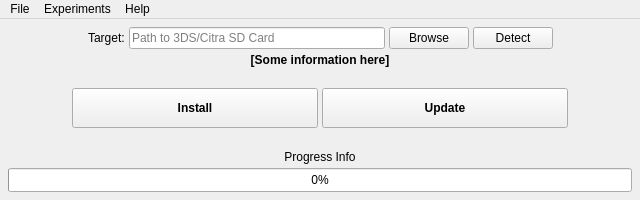
<?xml version="1.0" encoding="UTF-8"?>
<ui version="4.0">
 <class>MainWindow</class>
 <widget class="QMainWindow" name="MainWindow">
  <property name="geometry">
   <rect>
    <x>0</x>
    <y>0</y>
    <width>640</width>
    <height>200</height>
   </rect>
  </property>
  <property name="minimumSize">
   <size>
    <width>512</width>
    <height>200</height>
   </size>
  </property>
  <property name="maximumSize">
   <size>
    <width>720</width>
    <height>240</height>
   </size>
  </property>
  <property name="windowTitle">
   <string>CTGP-7 Installer</string>
  </property>
  <property name="windowIcon">
   <iconset resource="res/resources.qrc">
    <normaloff>:/images/window_icon.png</normaloff>:/images/window_icon.png</iconset>
  </property>
  <property name="iconSize">
   <size>
    <width>24</width>
    <height>24</height>
   </size>
  </property>
  <widget class="QWidget" name="centralwidget">
   <layout class="QVBoxLayout" name="verticalLayout">
    <property name="spacing">
     <number>4</number>
    </property>
    <property name="leftMargin">
     <number>8</number>
    </property>
    <property name="topMargin">
     <number>8</number>
    </property>
    <property name="rightMargin">
     <number>8</number>
    </property>
    <property name="bottomMargin">
     <number>8</number>
    </property>
    <item>
     <layout class="QHBoxLayout" name="horizontalLayout_2">
      <item>
       <spacer name="horizontalSpacer_4">
        <property name="orientation">
         <enum>Qt::Horizontal</enum>
        </property>
        <property name="sizeHint" stdset="0">
         <size>
          <width>40</width>
          <height>20</height>
         </size>
        </property>
       </spacer>
      </item>
      <item>
       <widget class="QLabel" name="label_3">
        <property name="text">
         <string>Target:</string>
        </property>
        <property name="textFormat">
         <enum>Qt::AutoText</enum>
        </property>
       </widget>
      </item>
      <item>
       <widget class="QLineEdit" name="sdRootText">
        <property name="minimumSize">
         <size>
          <width>256</width>
          <height>0</height>
         </size>
        </property>
        <property name="inputMask">
         <string/>
        </property>
        <property name="maxLength">
         <number>512</number>
        </property>
        <property name="frame">
         <bool>true</bool>
        </property>
        <property name="placeholderText">
         <string>Path to 3DS/Citra SD Card</string>
        </property>
        <property name="clearButtonEnabled">
         <bool>false</bool>
        </property>
       </widget>
      </item>
      <item>
       <widget class="QPushButton" name="sdBrowseButton">
        <property name="text">
         <string>Browse</string>
        </property>
       </widget>
      </item>
      <item>
       <widget class="QPushButton" name="sdDetectButton">
        <property name="text">
         <string>Detect</string>
        </property>
       </widget>
      </item>
      <item>
       <spacer name="horizontalSpacer_3">
        <property name="orientation">
         <enum>Qt::Horizontal</enum>
        </property>
        <property name="sizeType">
         <enum>QSizePolicy::Expanding</enum>
        </property>
        <property name="sizeHint" stdset="0">
         <size>
          <width>40</width>
          <height>20</height>
         </size>
        </property>
       </spacer>
      </item>
     </layout>
    </item>
    <item>
     <widget class="QLabel" name="miscInfoLabel">
      <property name="font">
       <font>
        <weight>75</weight>
        <bold>true</bold>
       </font>
      </property>
      <property name="text">
       <string>[Some information here]</string>
      </property>
      <property name="alignment">
       <set>Qt::AlignCenter</set>
      </property>
     </widget>
    </item>
    <item>
     <spacer name="verticalSpacer">
      <property name="orientation">
       <enum>Qt::Vertical</enum>
      </property>
      <property name="sizeHint" stdset="0">
       <size>
        <width>20</width>
        <height>40</height>
       </size>
      </property>
     </spacer>
    </item>
    <item>
     <layout class="QHBoxLayout" name="horizontalLayout_4">
      <property name="topMargin">
       <number>0</number>
      </property>
      <property name="bottomMargin">
       <number>0</number>
      </property>
      <item>
       <spacer name="horizontalSpacer_7">
        <property name="orientation">
         <enum>Qt::Horizontal</enum>
        </property>
        <property name="sizeType">
         <enum>QSizePolicy::Fixed</enum>
        </property>
        <property name="sizeHint" stdset="0">
         <size>
          <width>64</width>
          <height>20</height>
         </size>
        </property>
       </spacer>
      </item>
      <item>
       <widget class="QPushButton" name="installButton">
        <property name="minimumSize">
         <size>
          <width>0</width>
          <height>40</height>
         </size>
        </property>
        <property name="font">
         <font>
          <weight>75</weight>
          <bold>true</bold>
         </font>
        </property>
        <property name="text">
         <string>Install</string>
        </property>
       </widget>
      </item>
      <item>
       <widget class="QPushButton" name="updateButton">
        <property name="enabled">
         <bool>true</bool>
        </property>
        <property name="sizePolicy">
         <sizepolicy hsizetype="Minimum" vsizetype="Fixed">
          <horstretch>0</horstretch>
          <verstretch>0</verstretch>
         </sizepolicy>
        </property>
        <property name="minimumSize">
         <size>
          <width>0</width>
          <height>40</height>
         </size>
        </property>
        <property name="font">
         <font>
          <weight>75</weight>
          <bold>true</bold>
         </font>
        </property>
        <property name="text">
         <string>Update</string>
        </property>
       </widget>
      </item>
      <item>
       <spacer name="horizontalSpacer_8">
        <property name="orientation">
         <enum>Qt::Horizontal</enum>
        </property>
        <property name="sizeType">
         <enum>QSizePolicy::Fixed</enum>
        </property>
        <property name="sizeHint" stdset="0">
         <size>
          <width>64</width>
          <height>20</height>
         </size>
        </property>
       </spacer>
      </item>
     </layout>
    </item>
    <item>
     <spacer name="verticalSpacer_3">
      <property name="orientation">
       <enum>Qt::Vertical</enum>
      </property>
      <property name="sizeHint" stdset="0">
       <size>
        <width>20</width>
        <height>40</height>
       </size>
      </property>
     </spacer>
    </item>
    <item>
     <widget class="QLabel" name="progressInfoLabel">
      <property name="text">
       <string>Progress Info</string>
      </property>
      <property name="alignment">
       <set>Qt::AlignCenter</set>
      </property>
     </widget>
    </item>
    <item>
     <widget class="QProgressBar" name="progressBar">
      <property name="minimumSize">
       <size>
        <width>0</width>
        <height>24</height>
       </size>
      </property>
      <property name="value">
       <number>0</number>
      </property>
     </widget>
    </item>
   </layout>
  </widget>
  <widget class="QMenuBar" name="menuBar">
   <property name="geometry">
    <rect>
     <x>0</x>
     <y>0</y>
     <width>640</width>
     <height>27</height>
    </rect>
   </property>
   <widget class="QMenu" name="menuFile">
    <property name="title">
     <string>File</string>
    </property>
    <addaction name="actionInstallMod"/>
    <addaction name="actionUpdateMod"/>
    <addaction name="actionUninstall"/>
    <addaction name="separator"/>
    <addaction name="actionExit"/>
   </widget>
   <widget class="QMenu" name="menuExperimental">
    <property name="title">
     <string>Experiments</string>
    </property>
    <addaction name="actionShowChangelog"/>
    <addaction name="actionIntegChk"/>
   </widget>
   <widget class="QMenu" name="menuAbout">
    <property name="title">
     <string>Help</string>
    </property>
    <widget class="QMenu" name="menuGetHelp">
     <property name="title">
      <string>Get help...</string>
     </property>
     <addaction name="actionHelpDiscord"/>
     <addaction name="actionHelpGamebanana"/>
     <addaction name="actionHelpGitHub"/>
    </widget>
    <addaction name="actionAboutThisApp"/>
    <addaction name="actionAboutQt"/>
    <addaction name="separator"/>
    <addaction name="menuGetHelp"/>
   </widget>
   <addaction name="menuFile"/>
   <addaction name="menuExperimental"/>
   <addaction name="menuAbout"/>
  </widget>
  <action name="actionExit">
   <property name="text">
    <string>Quit</string>
   </property>
  </action>
  <action name="actionIntegChk">
   <property name="text">
    <string>Integrity Check</string>
   </property>
  </action>
  <action name="actionInstallMod">
   <property name="text">
    <string>Install</string>
   </property>
  </action>
  <action name="actionUpdateMod">
   <property name="text">
    <string>Update</string>
   </property>
  </action>
  <action name="actionAboutThisApp">
   <property name="text">
    <string>About this app...</string>
   </property>
  </action>
  <action name="actionHelpGamebanana">
   <property name="text">
    <string>Gamebanana</string>
   </property>
  </action>
  <action name="actionHelpGitHub">
   <property name="text">
    <string>GitHub</string>
   </property>
  </action>
  <action name="actionShowChangelog">
   <property name="text">
    <string>View Changelog</string>
   </property>
  </action>
  <action name="actionAboutQt">
   <property name="text">
    <string>About Qt</string>
   </property>
  </action>
  <action name="actionHelpDiscord">
   <property name="text">
    <string>Discord Server</string>
   </property>
  </action>
  <action name="actionUninstall">
   <property name="text">
    <string>Uninstall</string>
   </property>
  </action>
 </widget>
 <resources>
  <include location="res/resources.qrc"/>
 </resources>
 <connections/>
</ui>
